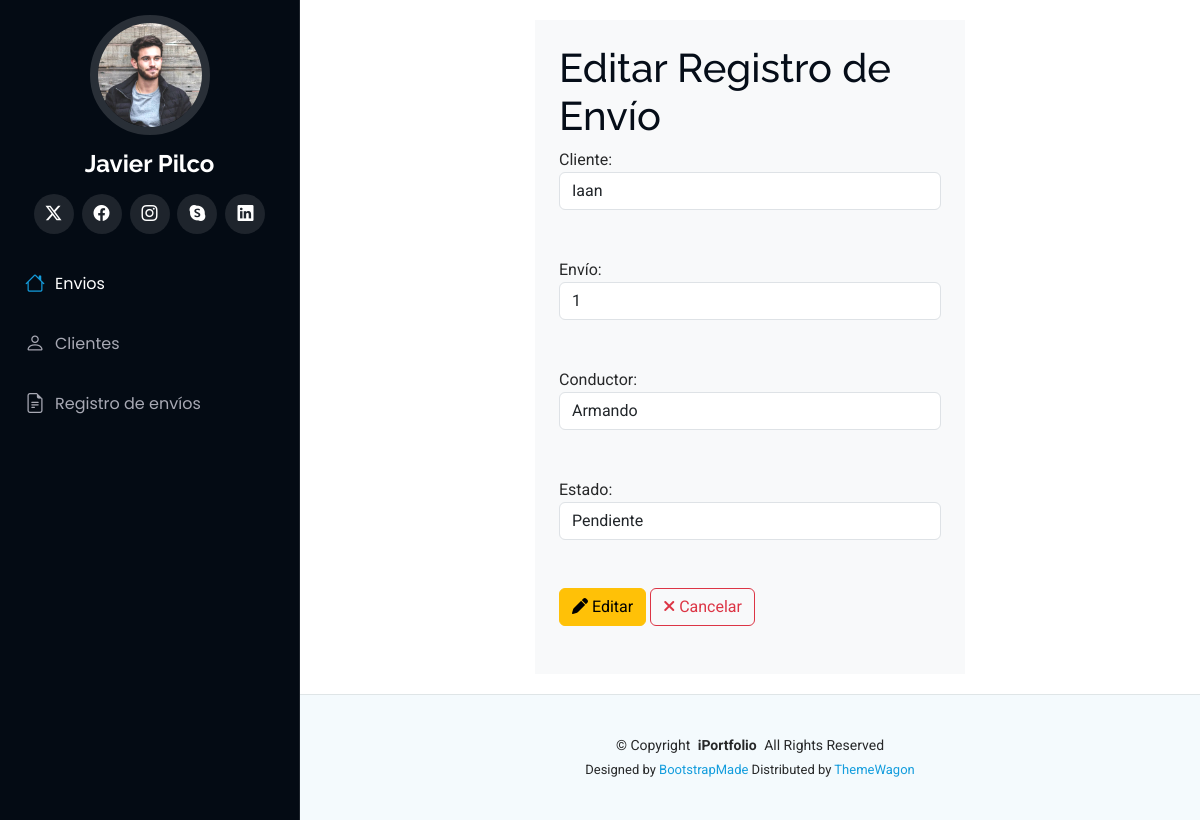
The app's page /editarRegistro/1, older data.
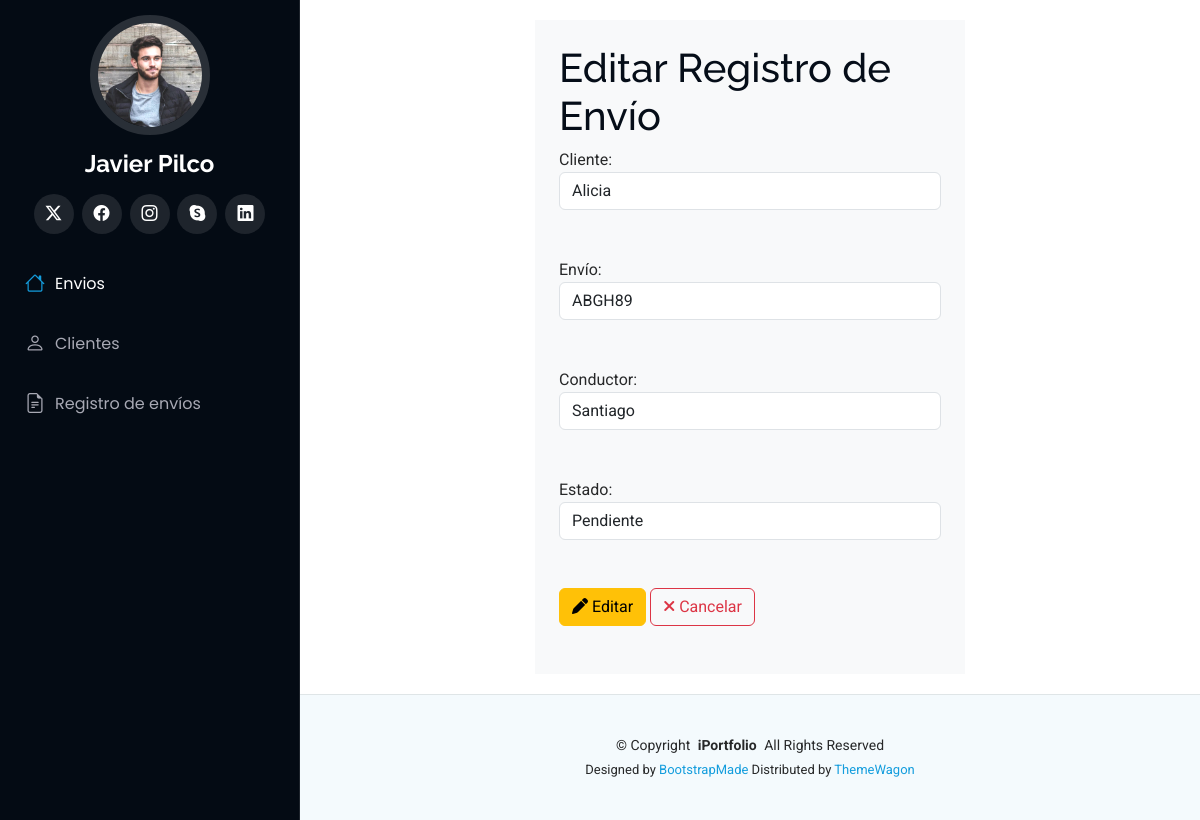
The same page, newer data.
### Aplicaciones/Logistica/models.py (models this page shows, shortened)
class RegistroEnvio(models.Model):
    envio = models.ForeignKey(Envio, on_delete=models.CASCADE)
    cliente = models.ForeignKey(Cliente, on_delete=models.CASCADE)
    conductor = models.CharField(max_length=100)
    estado_viaje = models.CharField(max_length=100)

class Cliente(models.Model):
    nombre = models.CharField(max_length=100)
    telefono = models.CharField(max_length=15)
    direccion = models.CharField(max_length=200)
    fecha_registro = models.DateField()

class Envio(models.Model):
    codigo = models.CharField(max_length=20, unique=True)
    origen = models.CharField(max_length=100)
    destino = models.CharField(max_length=100)

### Aplicaciones/Logistica/views.py (the view)
# urls.py: path('editarRegistro/<id>', views.editarRegistro),
def editarRegistro(request, id):
    registro = RegistroEnvio.objects.get(id=id)
    envios = Envio.objects.all()
    clientes = Cliente.objects.all()
    return render(request, "editarRegistro.html", {
        'registro': registro,
        'envios': envios,
        'clientes': clientes
    })

### Aplicaciones/Logistica/templates/editarRegistro.html (shortened to what this page needs)
{% extends './plantilla.html' %}
{% block contenido %}
<div class="row">
    <div class="col-md-3"></div>
    <div class="col-md-6 bg-light p-4">
        <h1>Editar Registro de Envío</h1>
        <form action="/procesarEdicionRegistro" method="post">
            <label for="cliente_id">Cliente:</label><br>
            <select class="form-control" name="cliente_id" id="cliente_id" required>
                {% for cliente in clientes %}
                    <option value="{{ cliente.id }}" {% if cliente.id == registro.cliente.id %}selected{% endif %}>
                        {{ cliente.nombre }}
                    </option>
                {% endfor %}
            </select> <br> <br>
            <label for="envio_id">Envío:</label><br>
            <select class="form-control" name="envio_id" id="envio_id" required>
                {% for envio in envios %}
                    <option value="{{ envio.id }}" {% if envio.id == registro.envio.id %}selected{% endif %}>
                        {{ envio.codigo }}
                    </option>
                {% endfor %}
            </select> <br> <br>
            <label for="conductor">Conductor:</label><br>
            <input class="form-control" type="text" name="conductor" id="conductor" value="{{ registro.conductor }}" required> <br> <br>
            <label for="estado_viaje">Estado:</label><br>
            <input class="form-control" type="text" name="estado_viaje" id="estado_viaje" value="{{ registro.estado_viaje }}" required> <br> <br>
            <button class="btn btn-warning" type="submit">
                <i class="fa fa-pen"></i> Editar
            </button>
            <a class="btn btn-outline-danger" href="/registros">
                <i class="fa fa-times"></i> Cancelar
            </a>
        </form>
        <br>
    </div>
    <div class="col-md-3"></div>
</div>
{% endblock %}

Row changes from the older to the newer data that the page shows:
changed RegistroEnvio "Pendiente": cliente_id "Iaan" → "Alicia"; envio_id "1" → "ABGH89"; conductor "Armando" → "Santiago"
